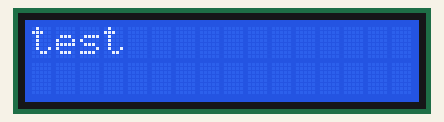
The sketch below on a simulated Arduino Uno, built with avr-gcc and run on an emulated ATmega328P. Parts: 16×2 character LCD.

Above: at 1.6 s.

The sketch:

Display_Temp_On_LCD.ino
```cpp
#include <LiquidCrystal.h>

/* YourDuino.com Example Software Sketch
 16 character 2 line I2C Display
 Backpack Interface labelled "YwRobot Arduino LCM1602 IIC V1"
 terry@yourduino.com */

/*-----( Import needed libraries )-----*/
#include <Wire.h>  // Comes with Arduino IDE
// Get the LCD I2C Library here:
// https://bitbucket.org/fmalpartida/new-liquidcrystal/downloads
// Move any other LCD libraries to another folder or delete them
// See Library "Docs" folder for possible commands etc.
//#include <LiquidCrystal_I2C.h>


/*-----( Declare Constants )-----*/
/*-----( Declare objects )-----*/
// set the LCD address to 0x27 for a 20 chars 4 line display
// Set the pins on the I2C chip used for LCD connections:
//                    addr, en,rw,rs,d4,d5,d6,d7,bl,blpol
LiquidCrystal lcd(0x27, 2, 1, 0, 4, 5, 6, 7, 3, POSITIVE);  // Set the LCD I2C address
// LiquidCrystal_I2C lcd(0x20,16,2);

//#include <dht.h>

//dht DHT;

//#define DHT11_PIN 7
void setup()
{
  Serial.begin(9600);
  // initialize library
  lcd.begin(16,2);
  // blink backlight three times
  for(int i = 0; i< 3; i++)
  {
    lcd.backlight();
    delay(250);
    lcd.noBacklight();
    delay(250);
  }
  lcd.backlight();
  // set cursor to positon x=0, y=0
}


void loop()
{
 //   int chk = DHT.read11(DHT11_PIN);
 // String temp = "Temperature = ";
 // String tempval = temp +DHT.temperature;
 // String hum = "Humidity = ";
 // String humval = hum +DHT.humidity;
  lcd.setCursor(0,0);
  lcd.print("test");
  lcd.setCursor(0,1);
 // lcd.print(humval);
  delay(1000);
}
```
